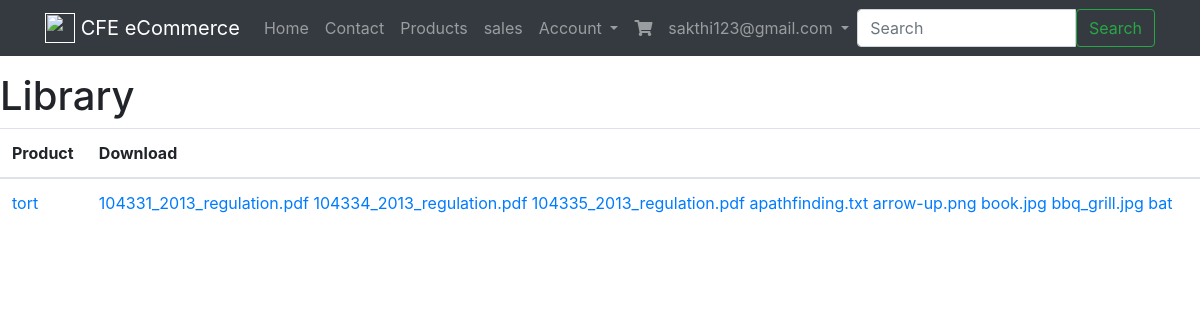
The page /order/library/ (signed in) on the database as committed earlier.
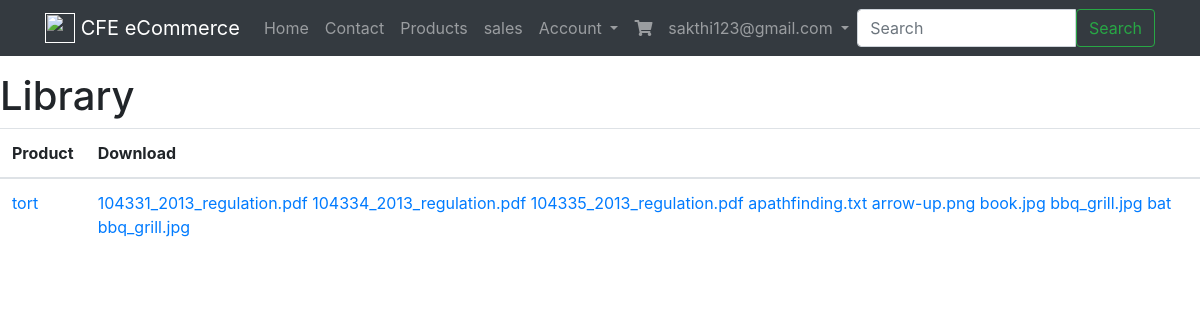
The same page on the database as committed later.
### products/models.py (models this page shows, shortened)
class Product(models.Model):
	title=models.CharField(max_length=100)
	slug=models.SlugField(blank=True,unique=True)
	description=models.TextField(null=True,blank=True)
	price=models.DecimalField(max_digits=10,decimal_places=2)
	image=models.ImageField(upload_to=upload_image_path,null=True,blank=True)
	active=models.BooleanField(default=True)
	featured=models.BooleanField(default=False)
	is_digital = models.BooleanField(default=False)
	objects=ProductManager()
	def get_absolute_url(self):
		return reverse("products:detail",kwargs={"slug":self.slug})
	def get_downloads(self):
		qs=self.productfile_set.all()
		return qs

class ProductFile(models.Model):
	product = models.ForeignKey(Product,on_delete=models.CASCADE)
	file = models.FileField(upload_to=upload_product_file_loc,storage=ProtectedS3Storage())
	free = models.BooleanField(default=False)
	user_required = models.BooleanField(default=False)
	name = models.CharField(max_length=120,null=True,blank=True)
	@property
	def display_name(self):
		og_name = get_filename(self.file.name)
		if self.name:
			return self.name
		return og_name
	def get_download_url(self):
		return reverse("products:download",kwargs={"slug":self.product.slug,"pk":self.pk})

### orders/views.py (the view)
# urls.py: path('library/', LibraryView.as_view(), name='library'),
class LibraryView(LoginRequiredMixin,ListView):
    template_name = 'orders/library.html'
    def get_queryset(self):
        return ProductPurchase.objects.products_by_request(self.request)

### billing/models.py (called while the page is built)
    def new_or_get(self, request):
        user = request.user
        guest_email_id = request.session.get('guest_email_id')
        created = False
        obj = None
        if user.is_authenticated:
            obj, created = self.model.objects.get_or_create(
                            user=user, email=user.email)
        elif guest_email_id is not None:
            'guest user checkout; auto reloads payment stuff'
            guest_email_obj = GuestProfile.objects.get(id=guest_email_id)
            obj, created = self.model.objects.get_or_create(
                                            email=guest_email_obj.email)
        else:
            pass
        return obj, created

### ecommerce/utils.py (called while the page is built)
def get_filename(path):
    return os.path.basename(path)

### orders/models.py (called while the page is built)
	def digital(self):
		return self.filter(product__is_digital=True)

	def by_request(self,request):
		billing_profile,created = BillingProfile.objects.new_or_get(request)
		return self.filter(billing_profile=billing_profile)

    def get_queryset(self):
    	return ProductPurchaseQuerySet(self.model,using=self._db)

    def by_request(self,request):
    	return self.get_queryset().by_request(request)

### templates/orders/library.html
{% extends "base.html" %}
{% block content %}
<div class='row'>
    <div class='col-12'>
        <h1>Library</h1>
    </div>
</div>
<div class='row'>
    <div class='col'>
        <table class='table'>
            <thead><th>Product</th><th>Download</th></thead>
            <tbody>
                {% for object in object_list %}
                    <tr>
                        <td><a href='{{ object.get_absolute_url }}'>{{ object.title }}</a></td>
                        <td>{% for download in object.get_downloads %}
                            <a href = '{{download.get_download_url}}'>{{download.display_name}}
                            {% endfor %}</td>
                    </tr>
                {% empty %}
                <tr><td colspan="3"><p class='lead'>No orders yet.</td></tr>
                {% endfor %}
            </tbody>
        </table>
    </div>
</div>
{% endblock content %}

Rows that differ between the two databases and show on the page:
added ProductFile: display_name "bbq_grill.jpg"
